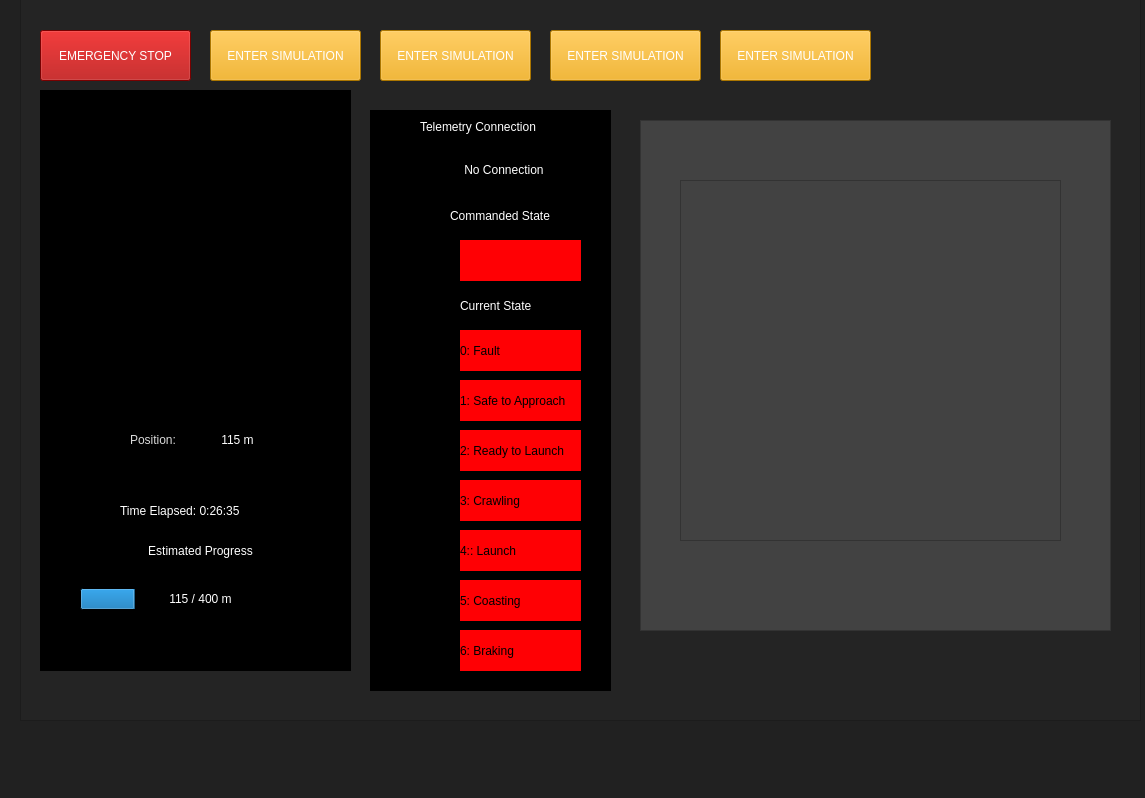
<?xml version="1.0" encoding="UTF-8"?>
<ui version="4.0">
 <class>MainWindow</class>
 <widget class="QMainWindow" name="MainWindow">
  <property name="geometry">
   <rect>
    <x>0</x>
    <y>0</y>
    <width>1145</width>
    <height>798</height>
   </rect>
  </property>
  <property name="sizePolicy">
   <sizepolicy hsizetype="Preferred" vsizetype="Fixed">
    <horstretch>0</horstretch>
    <verstretch>0</verstretch>
   </sizepolicy>
  </property>
  <property name="windowTitle">
   <string>MainWindow</string>
  </property>
  <property name="styleSheet">
   <string notr="true">background-color: rgb(33, 33, 33);</string>
  </property>
  <widget class="QWidget" name="centralwidget">
   <widget class="QFrame" name="main_frame">
    <property name="geometry">
     <rect>
      <x>20</x>
      <y>-10</y>
      <width>1121</width>
      <height>731</height>
     </rect>
    </property>
    <property name="styleSheet">
     <string notr="true">background-color: rgb(36, 36, 36);</string>
    </property>
    <property name="frameShape">
     <enum>QFrame::StyledPanel</enum>
    </property>
    <property name="frameShadow">
     <enum>QFrame::Raised</enum>
    </property>
    <widget class="QLabel" name="albertaloop_logo">
     <property name="geometry">
      <rect>
       <x>890</x>
       <y>50</y>
       <width>201</width>
       <height>31</height>
      </rect>
     </property>
     <property name="text">
      <string/>
     </property>
     <property name="pixmap">
      <pixmap>resizedalbertaloop.png</pixmap>
     </property>
    </widget>
    <widget class="QPushButton" name="estop_button">
     <property name="geometry">
      <rect>
       <x>20</x>
       <y>40</y>
       <width>151</width>
       <height>51</height>
      </rect>
     </property>
     <property name="styleSheet">
      <string notr="true">background-color: rgb(170, 0, 0);
color: rgb(255, 255, 255);
font: 63 8pt &quot;Segoe UI Semibold&quot;;</string>
     </property>
     <property name="text">
      <string>EMERGENCY STOP</string>
     </property>
    </widget>
    <widget class="QFrame" name="DashboardFrame">
     <property name="geometry">
      <rect>
       <x>20</x>
       <y>100</y>
       <width>311</width>
       <height>581</height>
      </rect>
     </property>
     <property name="styleSheet">
      <string notr="true">background-color: rgb(0, 0, 0);</string>
     </property>
     <property name="frameShape">
      <enum>QFrame::StyledPanel</enum>
     </property>
     <property name="frameShadow">
      <enum>QFrame::Raised</enum>
     </property>
     <widget class="QWidget" name="verticalLayoutWidget">
      <property name="geometry">
       <rect>
        <x>0</x>
        <y>0</y>
        <width>311</width>
        <height>291</height>
       </rect>
      </property>
      <layout class="QVBoxLayout" name="speedGaugeLayout"/>
     </widget>
     <widget class="QLabel" name="time_elapsed_label">
      <property name="geometry">
       <rect>
        <x>80</x>
        <y>400</y>
        <width>171</width>
        <height>41</height>
       </rect>
      </property>
      <property name="styleSheet">
       <string notr="true">font: 75 10pt &quot;Microsoft YaHei UI&quot;;
color: rgb(255, 255, 255);</string>
      </property>
      <property name="text">
       <string>Time Elapsed: 0:26:35</string>
      </property>
     </widget>
     <widget class="QLabel" name="estimated_progress_title_label">
      <property name="geometry">
       <rect>
        <x>80</x>
        <y>450</y>
        <width>161</width>
        <height>21</height>
       </rect>
      </property>
      <property name="styleSheet">
       <string notr="true">font: 75 10pt &quot;Microsoft YaHei UI&quot;;
color: rgb(255, 255, 255);</string>
      </property>
      <property name="text">
       <string>Estimated Progress</string>
      </property>
      <property name="alignment">
       <set>Qt::AlignCenter</set>
      </property>
     </widget>
     <widget class="QWidget" name="verticalLayoutWidget_2">
      <property name="geometry">
       <rect>
        <x>40</x>
        <y>480</y>
        <width>241</width>
        <height>59</height>
       </rect>
      </property>
      <layout class="QVBoxLayout" name="progress_bar_layout">
       <item>
        <widget class="QProgressBar" name="progressBar">
         <property name="styleSheet">
          <string notr="true">color: rgb(255, 255, 255);</string>
         </property>
         <property name="maximum">
          <number>500</number>
         </property>
         <property name="value">
          <number>115</number>
         </property>
         <property name="textVisible">
          <bool>true</bool>
         </property>
         <property name="invertedAppearance">
          <bool>false</bool>
         </property>
         <property name="textDirection">
          <enum>QProgressBar::TopToBottom</enum>
         </property>
         <property name="format">
          <string>%v / 400 m</string>
         </property>
        </widget>
       </item>
      </layout>
     </widget>
     <widget class="QWidget" name="horizontalLayoutWidget">
      <property name="geometry">
       <rect>
        <x>90</x>
        <y>310</y>
        <width>141</width>
        <height>80</height>
       </rect>
      </property>
      <layout class="QHBoxLayout" name="position_layout">
       <item>
        <widget class="QLabel" name="position_label">
         <property name="sizePolicy">
          <sizepolicy hsizetype="Preferred" vsizetype="Fixed">
           <horstretch>0</horstretch>
           <verstretch>0</verstretch>
          </sizepolicy>
         </property>
         <property name="styleSheet">
          <string notr="true">font: 75 9pt &quot;Microsoft YaHei&quot;;
color: rgb(218, 218, 218);</string>
         </property>
         <property name="text">
          <string>Position: </string>
         </property>
        </widget>
       </item>
       <item>
        <widget class="QLabel" name="position_ind">
         <property name="styleSheet">
          <string notr="true">font: 75 14pt &quot;Microsoft YaHei&quot;;
color: rgb(255, 255, 255);</string>
         </property>
         <property name="text">
          <string>115 m</string>
         </property>
         <property name="alignment">
          <set>Qt::AlignCenter</set>
         </property>
        </widget>
       </item>
      </layout>
     </widget>
    </widget>
    <widget class="QFrame" name="DataFrame">
     <property name="geometry">
      <rect>
       <x>620</x>
       <y>130</y>
       <width>471</width>
       <height>511</height>
      </rect>
     </property>
     <property name="styleSheet">
      <string notr="true">background-color: rgb(66, 66, 66);</string>
     </property>
     <property name="frameShape">
      <enum>QFrame::StyledPanel</enum>
     </property>
     <property name="frameShadow">
      <enum>QFrame::Raised</enum>
     </property>
     <widget class="QTableView" name="tableView">
      <property name="geometry">
       <rect>
        <x>40</x>
        <y>60</y>
        <width>381</width>
        <height>361</height>
       </rect>
      </property>
     </widget>
    </widget>
    <widget class="QLabel" name="label">
     <property name="geometry">
      <rect>
       <x>700</x>
       <y>40</y>
       <width>81</width>
       <height>41</height>
      </rect>
     </property>
     <property name="text">
      <string/>
     </property>
    </widget>
    <widget class="QPushButton" name="simulation_button">
     <property name="geometry">
      <rect>
       <x>190</x>
       <y>40</y>
       <width>151</width>
       <height>51</height>
      </rect>
     </property>
     <property name="styleSheet">
      <string notr="true">background-color: rgb(240, 165, 0);
color: rgb(255, 255, 255);
font: 63 8pt &quot;Segoe UI Semibold&quot;;</string>
     </property>
     <property name="text">
      <string>ENTER SIMULATION</string>
     </property>
    </widget>
    <widget class="QFrame" name="StateFrame">
     <property name="geometry">
      <rect>
       <x>350</x>
       <y>120</y>
       <width>241</width>
       <height>581</height>
      </rect>
     </property>
     <property name="font">
      <font>
       <family>MS Shell Dlg 2</family>
      </font>
     </property>
     <property name="styleSheet">
      <string notr="true">background-color: rgb(0, 0, 0);</string>
     </property>
     <property name="frameShape">
      <enum>QFrame::StyledPanel</enum>
     </property>
     <property name="frameShadow">
      <enum>QFrame::Raised</enum>
     </property>
     <widget class="QWidget" name="verticalLayoutWidget_4">
      <property name="geometry">
       <rect>
        <x>50</x>
        <y>10</y>
        <width>168</width>
        <height>80</height>
       </rect>
      </property>
      <layout class="QVBoxLayout" name="telemetry_connection_layout">
       <property name="spacing">
        <number>6</number>
       </property>
       <property name="topMargin">
        <number>0</number>
       </property>
       <property name="bottomMargin">
        <number>1</number>
       </property>
       <item>
        <widget class="QLabel" name="current_state_title_2">
         <property name="sizePolicy">
          <sizepolicy hsizetype="Preferred" vsizetype="Fixed">
           <horstretch>0</horstretch>
           <verstretch>0</verstretch>
          </sizepolicy>
         </property>
         <property name="styleSheet">
          <string notr="true">font: 75 10pt &quot;Microsoft YaHei&quot;;
color: rgb(255, 255, 255);</string>
         </property>
         <property name="text">
          <string>Telemetry Connection</string>
         </property>
        </widget>
       </item>
       <item>
        <widget class="QLabel" name="current_state_ind_2">
         <property name="sizePolicy">
          <sizepolicy hsizetype="Preferred" vsizetype="Expanding">
           <horstretch>0</horstretch>
           <verstretch>0</verstretch>
          </sizepolicy>
         </property>
         <property name="styleSheet">
          <string notr="true">color: rgb(255, 255, 255);
font: 75 8pt &quot;Microsoft YaHei&quot;;</string>
         </property>
         <property name="text">
          <string>No Connection</string>
         </property>
         <property name="alignment">
          <set>Qt::AlignCenter</set>
         </property>
        </widget>
       </item>
      </layout>
     </widget>
     <widget class="QLabel" name="currentStateTxt">
      <property name="geometry">
       <rect>
        <x>90</x>
        <y>180</y>
        <width>121</width>
        <height>31</height>
       </rect>
      </property>
      <property name="sizePolicy">
       <sizepolicy hsizetype="Preferred" vsizetype="Fixed">
        <horstretch>0</horstretch>
        <verstretch>0</verstretch>
       </sizepolicy>
      </property>
      <property name="styleSheet">
       <string notr="true">font: 75 10pt &quot;Microsoft YaHei&quot;;
color: rgb(255, 255, 255);</string>
      </property>
      <property name="text">
       <string>Current State</string>
      </property>
     </widget>
     <widget class="QLabel" name="faultIcon">
      <property name="geometry">
       <rect>
        <x>90</x>
        <y>220</y>
        <width>121</width>
        <height>41</height>
       </rect>
      </property>
      <property name="autoFillBackground">
       <bool>false</bool>
      </property>
      <property name="styleSheet">
       <string notr="true">background-color: rgb(255, 0, 4);</string>
      </property>
      <property name="text">
       <string>0: Fault</string>
      </property>
     </widget>
     <widget class="QLabel" name="safeAppIcon">
      <property name="geometry">
       <rect>
        <x>90</x>
        <y>270</y>
        <width>121</width>
        <height>41</height>
       </rect>
      </property>
      <property name="autoFillBackground">
       <bool>false</bool>
      </property>
      <property name="styleSheet">
       <string notr="true">background-color: rgb(255, 0, 4);</string>
      </property>
      <property name="text">
       <string>1: Safe to Approach</string>
      </property>
     </widget>
     <widget class="QLabel" name="readyLaunchIcon">
      <property name="geometry">
       <rect>
        <x>90</x>
        <y>320</y>
        <width>121</width>
        <height>41</height>
       </rect>
      </property>
      <property name="autoFillBackground">
       <bool>false</bool>
      </property>
      <property name="styleSheet">
       <string notr="true">background-color: rgb(255, 0, 4);</string>
      </property>
      <property name="text">
       <string>2: Ready to Launch</string>
      </property>
     </widget>
     <widget class="QLabel" name="launchIcon">
      <property name="geometry">
       <rect>
        <x>90</x>
        <y>420</y>
        <width>121</width>
        <height>41</height>
       </rect>
      </property>
      <property name="autoFillBackground">
       <bool>false</bool>
      </property>
      <property name="styleSheet">
       <string notr="true">background-color: rgb(255, 0, 4);</string>
      </property>
      <property name="text">
       <string>4:: Launch</string>
      </property>
     </widget>
     <widget class="QLabel" name="coastIcon">
      <property name="geometry">
       <rect>
        <x>90</x>
        <y>470</y>
        <width>121</width>
        <height>41</height>
       </rect>
      </property>
      <property name="autoFillBackground">
       <bool>false</bool>
      </property>
      <property name="styleSheet">
       <string notr="true">background-color: rgb(255, 0, 4);</string>
      </property>
      <property name="text">
       <string>5: Coasting</string>
      </property>
     </widget>
     <widget class="QLabel" name="brakeIcon">
      <property name="geometry">
       <rect>
        <x>90</x>
        <y>520</y>
        <width>121</width>
        <height>41</height>
       </rect>
      </property>
      <property name="autoFillBackground">
       <bool>false</bool>
      </property>
      <property name="styleSheet">
       <string notr="true">background-color: rgb(255, 0, 4);</string>
      </property>
      <property name="text">
       <string>6: Braking</string>
      </property>
     </widget>
     <widget class="QLabel" name="crawlIcon">
      <property name="geometry">
       <rect>
        <x>90</x>
        <y>370</y>
        <width>121</width>
        <height>41</height>
       </rect>
      </property>
      <property name="autoFillBackground">
       <bool>false</bool>
      </property>
      <property name="styleSheet">
       <string notr="true">background-color: rgb(255, 0, 4);</string>
      </property>
      <property name="text">
       <string>3: Crawling</string>
      </property>
     </widget>
     <widget class="QLabel" name="cmdStateTxt">
      <property name="geometry">
       <rect>
        <x>80</x>
        <y>90</y>
        <width>151</width>
        <height>31</height>
       </rect>
      </property>
      <property name="sizePolicy">
       <sizepolicy hsizetype="Preferred" vsizetype="Fixed">
        <horstretch>0</horstretch>
        <verstretch>0</verstretch>
       </sizepolicy>
      </property>
      <property name="styleSheet">
       <string notr="true">font: 75 10pt &quot;Microsoft YaHei&quot;;
color: rgb(255, 255, 255);</string>
      </property>
      <property name="text">
       <string>Commanded State</string>
      </property>
     </widget>
     <widget class="QLabel" name="cmdStateIcon">
      <property name="geometry">
       <rect>
        <x>90</x>
        <y>130</y>
        <width>121</width>
        <height>41</height>
       </rect>
      </property>
      <property name="autoFillBackground">
       <bool>false</bool>
      </property>
      <property name="styleSheet">
       <string notr="true">background-color: rgb(255, 0, 4);</string>
      </property>
      <property name="text">
       <string/>
      </property>
     </widget>
     <widget class="QGraphicsView" name="graphicsView">
      <property name="geometry">
       <rect>
        <x>10</x>
        <y>130</y>
        <width>71</width>
        <height>41</height>
       </rect>
      </property>
     </widget>
    </widget>
    <widget class="QPushButton" name="simulation_button_2">
     <property name="geometry">
      <rect>
       <x>360</x>
       <y>40</y>
       <width>151</width>
       <height>51</height>
      </rect>
     </property>
     <property name="styleSheet">
      <string notr="true">background-color: rgb(240, 165, 0);
color: rgb(255, 255, 255);
font: 63 8pt &quot;Segoe UI Semibold&quot;;</string>
     </property>
     <property name="text">
      <string>ENTER SIMULATION</string>
     </property>
    </widget>
    <widget class="QPushButton" name="simulation_button_3">
     <property name="geometry">
      <rect>
       <x>530</x>
       <y>40</y>
       <width>151</width>
       <height>51</height>
      </rect>
     </property>
     <property name="styleSheet">
      <string notr="true">background-color: rgb(240, 165, 0);
color: rgb(255, 255, 255);
font: 63 8pt &quot;Segoe UI Semibold&quot;;</string>
     </property>
     <property name="text">
      <string>ENTER SIMULATION</string>
     </property>
    </widget>
    <widget class="QPushButton" name="simulation_button_4">
     <property name="geometry">
      <rect>
       <x>700</x>
       <y>40</y>
       <width>151</width>
       <height>51</height>
      </rect>
     </property>
     <property name="styleSheet">
      <string notr="true">background-color: rgb(240, 165, 0);
color: rgb(255, 255, 255);
font: 63 8pt &quot;Segoe UI Semibold&quot;;</string>
     </property>
     <property name="text">
      <string>ENTER SIMULATION</string>
     </property>
    </widget>
    <zorder>estop_button</zorder>
    <zorder>DashboardFrame</zorder>
    <zorder>DataFrame</zorder>
    <zorder>albertaloop_logo</zorder>
    <zorder>label</zorder>
    <zorder>simulation_button</zorder>
    <zorder>StateFrame</zorder>
    <zorder>simulation_button_2</zorder>
    <zorder>simulation_button_3</zorder>
    <zorder>simulation_button_4</zorder>
   </widget>
  </widget>
  <widget class="QMenuBar" name="menubar">
   <property name="geometry">
    <rect>
     <x>0</x>
     <y>0</y>
     <width>1145</width>
     <height>26</height>
    </rect>
   </property>
  </widget>
  <widget class="QStatusBar" name="statusbar"/>
 </widget>
 <resources/>
 <connections/>
</ui>
